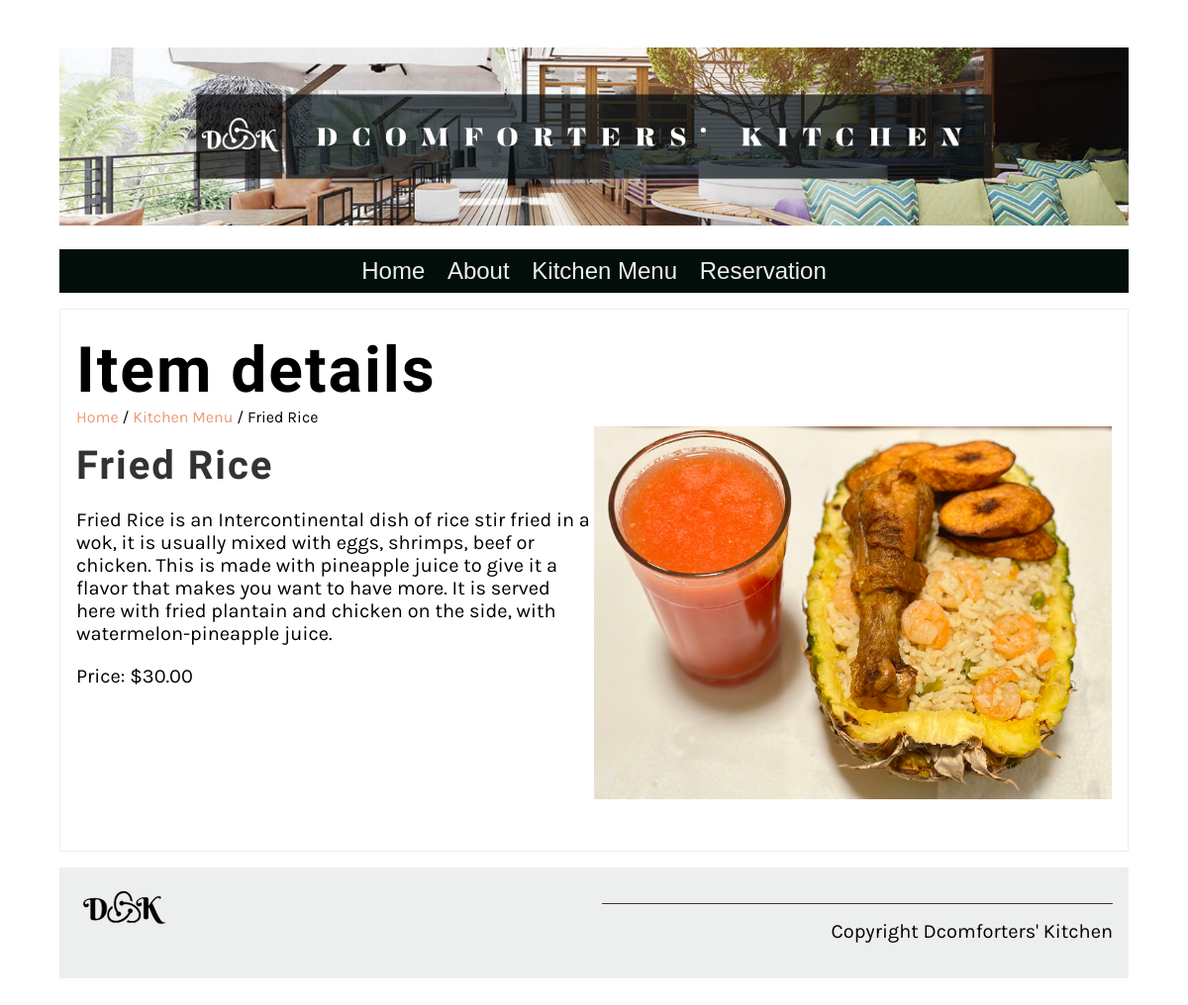
Page /kitchen/menu_details/4 on the committed database.
### secondproject/newapp/models.py (models this page shows, shortened)
class Menu(models.Model):
    food_name = models.CharField(max_length=100)
    cuisine = models.CharField(max_length=100)
    item_description = models.TextField(max_length=1000, default='')
    price = models.DecimalField(max_digits=10, decimal_places=2, null=True, blank=True)
    prep_time = models.IntegerField(default=25)
    calories = models.IntegerField(default=1000)

### secondproject/newapp/views.py (the view)
# urls.py: path('menu_details/<int:pk>', views.menu_details, name='menu_details'),
def menu_details(request, pk=None):
    if pk:
        menu_item = Menu.objects.get(pk=pk)
    else:
        menu_item = ''
    return render(request, 'menu_details.html', {"menu_item" : menu_item})

### secondproject/newapp/templates/menu_details.html
{% extends 'base.html' %}
{% load static %}
{% block content %}
<section>
    <article>
        <h1>Item details</h1>
        <span>
            <a href="{% url 'home' %}">Home</a> /
            <a href="{% url 'kitchen' %}">Kitchen Menu</a> /
            {{ menu_item.food_name }}
        </span>
        <div class="row">
            <div class="column">
                <h2>
                    {{ menu_item.food_name }}
                </h2>
                <p>
                    {{ menu_item.item_description }}
                </p>
                <p>
                    Price: ${{ menu_item.price }}
                </p>
            </div>
            <div class="column">
                <img src="/static/img/menu_items/{{menu_item.food_name}}.jpg" alt="{{ menu_item.food_name}}" />
            </div>
        </div>
    </article>
</section>
{% endblock %}

### secondproject/newapp/static/css/style.css (style rules this page uses)
body { font-family: 'Karla', sans-serif; margin-top: 3rem; margin-bottom: 3rem; margin-left: 5%; margin-right: 5%; }
h1, h2, h3, h4, h5, h6 { font-family: 'Markazi Text', serif; letter-spacing: 2px;; }
h1 { font-size: 4rem; margin-top: 1.5rem; margin-bottom: 0; }
h2 { font-size: 2.5rem; color: #333333; margin:1rem 0; }
p, ul { font-size: 1.25rem;; }
a { color: #EE9972; text-decoration: none; }
section { display: flex; gap: 2rem 1rem; margin-top: 1rem; margin-bottom: 1rem; flex-direction: row; }
article { flex:1; }
article img { max-width: 100%; }
main article { border: 1px solid #EDEFEE; padding-left: 1rem; padding-right: 1rem; }
.row { display: flex; flex-direction: row; width: 100%; padding-bottom: 1rem; }
.column { flex-basis: 50%; margin-bottom: 1rem; padding-bottom: 1rem; }

### rows in the picture
Menu: food_name "Fried Rice", item_description "Fried Rice is an Intercontinental dish of rice stir fried in a wok, it is usually mixed with eggs, shrimps, beef or chicken. This is made with pineapple juice to give it a flavor that makes you want to have more. It is served here with fried plantain and chicken on the side, with watermelon-pineapple juice.", price "30.00", food_name (picture)
